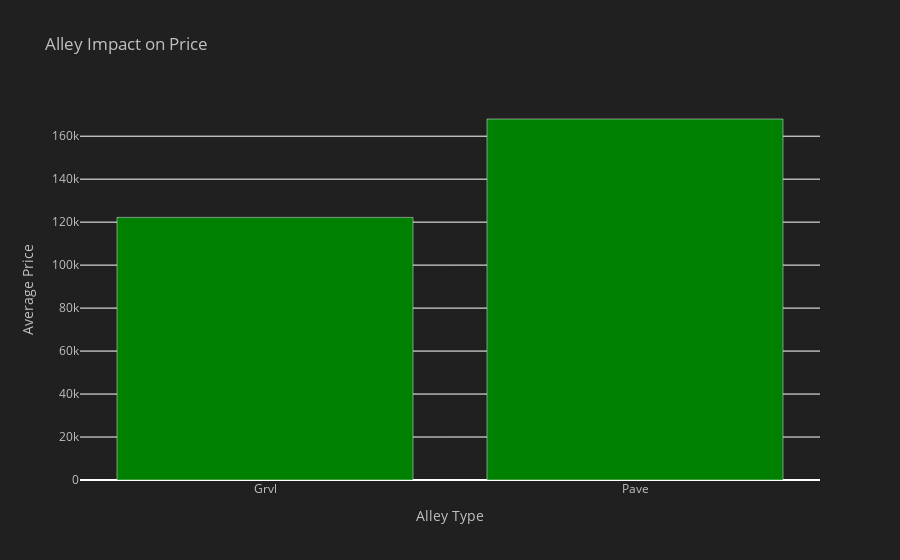

Source (notebook cell):
### Code cell
fig6 = go.Figure(data = [go.Bar(
    x=alley_price.index, 
    y=alley_price.values, 
    name='Alley Price', 
    marker=dict(color='green'))]
    )
fig6.update_layout(
    title='Alley Impact on Price',
    xaxis_title='Alley Type', 
    yaxis_title='Average Price',
    legend_title='Data Distribution',
    plot_bgcolor='rgba(32,32,32,1)',
    paper_bgcolor='rgba(32,32,32,1)',
    font=dict(color='silver')
)

### Figure 1 — Plotly figure (JSON) as saved in the notebook; plotly's stock layout.template omitted (floating-point values rounded to 4 significant figures)
{"data": [{"marker": {"color": "green"}, "name": "Alley Price", "type": "bar", "x": ["Grvl", "Pave"], "y": [122200.0, 168000.0]}], "layout": {"font": {"color": "silver"}, "legend": {"title": {"text": "Data Distribution"}}, "paper_bgcolor": "rgba(32,32,32,1)", "plot_bgcolor": "rgba(32,32,32,1)", "title": {"text": "Alley Impact on Price"}, "xaxis": {"title": {"text": "Alley Type"}}, "yaxis": {"title": {"text": "Average Price"}}}}
